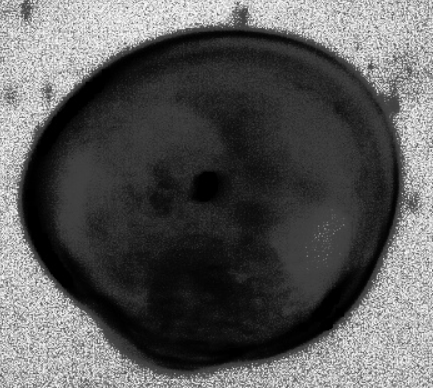
#> input picture featureExtraction/ref.png, 433 x 388 px
$ python main.py   (older library calls are emulated)
#> lines starting #> are read from the running program, lines starting #| are printed output that depends on the picture


import os
import cv2
import csv
import numpy as np
def resize(image, w = 100, h = 100):
    final_image = cv2.resize(image, (w, h))
    return final_image


def extract_DESC(image, circle_info):

    image_descriptors = []
    descriptors = []
    keypoints = []
    for info in circle_info:
        image_with_sift = image

        print(info)
        center_x, center_y = info  #info['Center']#map(int, info['Center'].strip('()').split(','))  # Convert the comma-separated string to tuple
        radius = 90#int(info['Radius'])

        scale_factor = 1 + 0.004 * radius  # Adjust the scaling factor as needed

        # Calculate the enlarged region of interest
        x1, y1 = center_x - int(scale_factor * radius), center_y - int(scale_factor * radius)
        x2, y2 = center_x + int(scale_factor * radius), center_y + int(scale_factor * radius)

        # radius = scale_factor * radius
        img_desc = []
        # Check if the coordinates are within the image boundaries
        if center_x - radius >= 0 and center_y - radius >= 0 and center_x + radius <= image.shape[1] and center_y + radius <= image.shape[0]:
            # Extract the region of interest (ROI) based on the circle information


            roi = image_with_sift[y1:y2, x1:x2]

            if roi is not None and roi.shape[0] > 0 and roi.shape[1] > 0:

                # Extract SIFT keypoints and descriptors for the ROI
                # gray_roi = cv2.cvtColor(roi, cv2.COLOR_BGR2GRAY)
                # keypoints, descriptors = sift.detectAndCompute(gray_roi, None)

                orb = cv2.ORB_create()

                keypoints, descriptors = orb.detectAndCompute(roi, None)

                if descriptors is not None:
                    keypoints_and_descriptors = list(zip(keypoints, descriptors))

                    keypoints_and_descriptors.sort(key=lambda kp_desc: kp_desc[0].response, reverse=True)

                    # Select the top N keypoints and descriptors
                    num_selected_keypoints = 10
                    selected_keypoints, selected_descriptors = zip(*keypoints_and_descriptors[:num_selected_keypoints])

                    # Convert selected_descriptors to a numpy array
                    descriptors = list(selected_descriptors)

                    keypoints = selected_keypoints
                    print(len(keypoints))


                # [10 lines of commented-out code are left out]


    return keypoints, descriptors

def loadImages(input_path):

    images = []
    # Check if the input path is a file or a directory
    if os.path.isfile(input_path):  # Single image file
        image = cv2.imread(input_path)
        if image is not None:
            images.append(image)
    elif os.path.isdir(input_path):  # Directory containing multiple images
        for filename in os.listdir(input_path):
            image_path = os.path.join(input_path, filename)
            image = cv2.imread(image_path)
            if image is not None:
                images.append(image)

    return images

def add_sift_to_image( keypoints, image):
    return cv2.drawKeypoints(image, keypoints, None, flags=cv2.DRAW_MATCHES_FLAGS_DRAW_RICH_KEYPOINTS)


# [25 lines left out: function hough_circle_transform, not called in this run]

def findCenters(image):
    image = cv2.cvtColor(image, cv2.COLOR_BGR2GRAY)
    # Threshold the image to separate stains from the background
    _, thresh = cv2.threshold(image, 200, 255, cv2.THRESH_BINARY)

    # Find contours in the thresholded image
    contours, _ = cv2.findContours(thresh, cv2.RETR_EXTERNAL, cv2.CHAIN_APPROX_SIMPLE)

    # Calculate the center of each contour
    center_coordinates = []
    for contour in contours:
        M = cv2.moments(contour)
        if M['m00'] != 0:
            cX = int(M['m10'] / M['m00'])
            cY = int(M['m01'] / M['m00'])
            center_coordinates.append((cX, cY))

    # [7 lines of commented-out code are left out]
    return center_coordinates
# [30 lines left out: functions extractDetectedCircles, extractCirclesInfo, not called in this run]

def sliding_correlation(reference, target):
    # Convert images to grayscale
    # ref_gray = cv2.cvtColor(reference, cv2.COLOR_BGR2GRAY)
    target_gray = cv2.cvtColor(target, cv2.COLOR_BGR2GRAY)

    # Calculate correlation map
    correlation_map = cv2.matchTemplate(target_gray, reference, cv2.TM_CCOEFF_NORMED)

    # Normalize correlation map to [0, 255] for visualization
    correlation_map = cv2.normalize(correlation_map, None, 0, 255, cv2.NORM_MINMAX, cv2.CV_8U)

    # Convert correlation map to color image (all channels have the same values)
    correlation_colormap = cv2.cvtColor(correlation_map, cv2.COLOR_GRAY2BGR)

    # Resize the correlation colormap to match the dimensions of the target image
    correlation_colormap = cv2.resize(correlation_colormap, (target.shape[1], target.shape[0]))

    # Combine the target image and the resized correlation colormap
    result_image = cv2.addWeighted(target, 1, correlation_colormap, 0.5, 0)

    return correlation_colormap


if __name__ == "__main__":

    typ = "train"
    spec = "larvae"


    # path = "./data_augmented/larvae"# + "/_image_003.png"
    path = "./" + typ + "/" + spec

    refPath = "ref.png"

    ref = cv2.imread(refPath, cv2.IMREAD_GRAYSCALE)
#> ref is the input picture: shape (388, 433); min 0, max 253, mean 90.3


    images = loadImages(path)
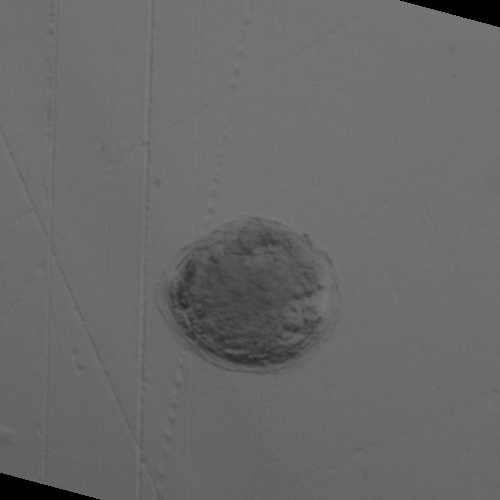
#> input picture featureExtraction/train/larvae/augmented_image104_3.jpg, 500 x 500 px
#> in loadImages, image is the input picture: shape (500, 500, 3); min 0, max 125, mean 105
#> images = 1 item

    all_desc = []

    for image in images:

        # image = resize(image, 500, 500)

        # image = cv2.fastNlMeansDenoisingColored(image, None, h=10, templateWindowSize=7, searchWindowSize=21)
        # image = cv2.cvtColor(image, cv2.COLOR_BGR2GRAY)


        gray_image = cv2.cvtColor(image, cv2.COLOR_BGR2GRAY)

        # Create a CLAHE object and apply CLAHE to the grayscale image
        clahe = cv2.createCLAHE(clipLimit=2.0, tileGridSize=(8, 8))
        clahe_image = clahe.apply(gray_image)


        # image = cv2.medianBlur(image, 3)

        # image = cv2.GaussianBlur(image, (3, 3), sigmaX=0)


        correlationMap = sliding_correlation(resize(ref,200,210), image)


        circles_info =  findCenters(correlationMap)


        keypoints, image_desc = extract_DESC(clahe_image, circles_info)
        if image_desc is not None:
            for desc in image_desc:
                descList = desc.tolist()
                descList.insert(0, spec)
                all_desc.append(descList)
#> this loop made 1 pass
#> circles_info on pass 1: [(245, 332)]
#| (245, 332)
#| 10
#> pass 1, `clahe_image = clahe.apply(gray_image)`:
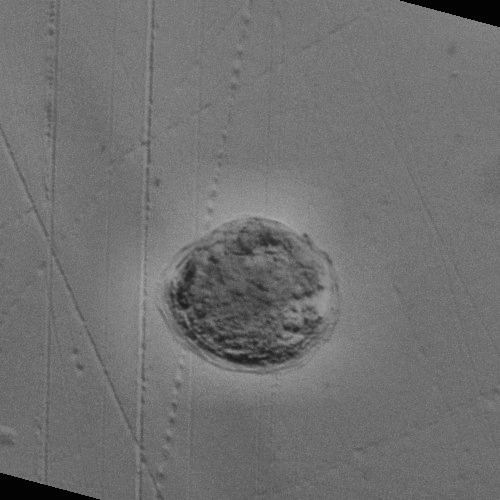
#> clahe_image: shape (500, 500); min 3, max 168, mean 112.6
#> pass 1, in resize, `final_image = cv2.resize(image, (w, h))`:
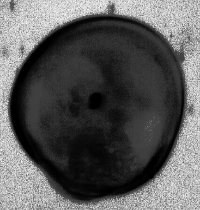
#> final_image: shape (210, 200); min 0, max 250, mean 90.2
#> pass 1, in sliding_correlation, `correlation_map = cv2.matchTemplate(target_gray, reference, cv2.TM_CCO..`:
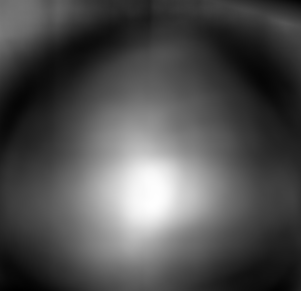
#> correlation_map: shape (291, 301) float32; min -0.27, max 0.611, mean 0.00612; drawn with min black and max white
#> after the loop, all_desc = 10 items


        # [54 lines of commented-out code are left out]


    fileName = typ + "_" + spec + "_ORB.csv"

    with open(fileName, mode='w', newline='') as file:
        writer = csv.writer(file)
        for desc in all_desc:
            writer.writerow(desc)
#> this loop made 10 passes
